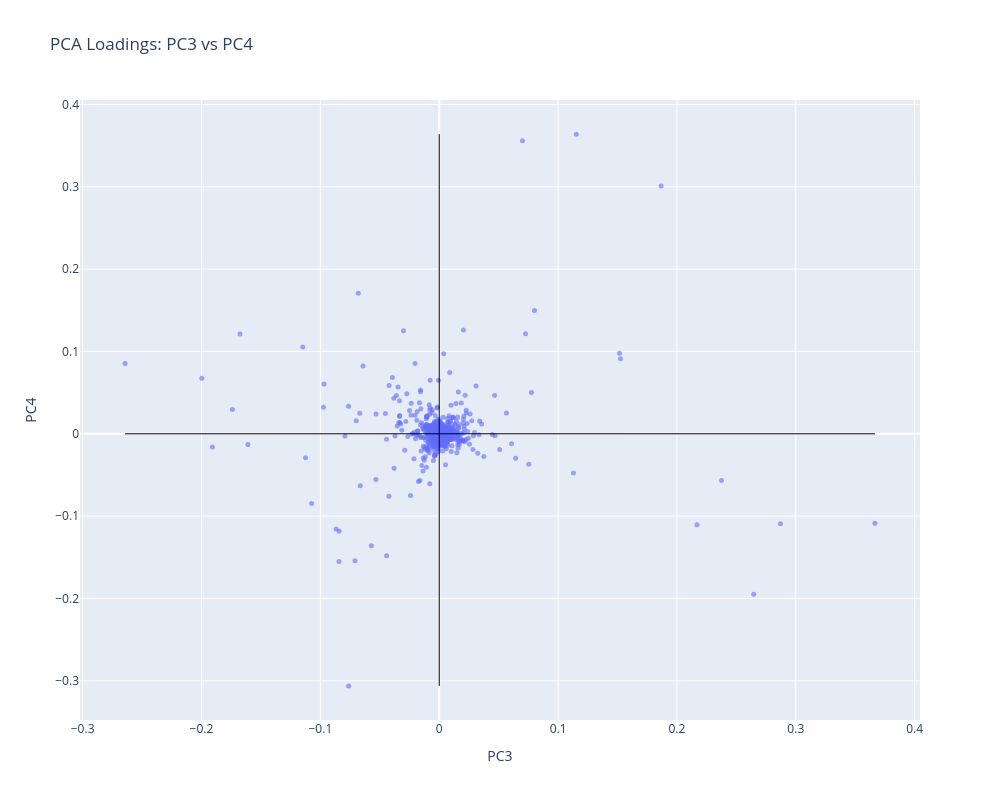

This figure's notebook cell:
### Code cell
fig_load = go.Figure()

fig_load.add_trace(
    go.Scatter(
        x=loadings_t["PC3"],
        y=loadings_t["PC4"],
        mode="markers",
        marker=dict(size=5, opacity=0.6),
        text=loadings_t["Term"],
        hovertemplate=
            "Term: %{text}<br>"
            "PC3: %{x:.3f}<br>"
            "PC4: %{y:.3f}<extra></extra>"
    )
)

# Quadrant lines
fig_load.add_shape(
    type="line",
    x0=0, x1=0,
    y0=loadings_t["PC4"].min(),
    y1=loadings_t["PC4"].max(),
    line=dict(color="black", width=1)
)

fig_load.add_shape(
    type="line",
    y0=0, y1=0,
    x0=loadings_t["PC3"].min(),
    x1=loadings_t["PC3"].max(),
    line=dict(color="black", width=1)
)

fig_load.update_layout(
    title="PCA Loadings: PC3 vs PC4",
    xaxis_title="PC3",
    yaxis_title="PC4",
    width=1000,
    height=800
)

fig_load

### Figure 1 — Plotly figure (JSON) as saved in the notebook; plotly's stock layout.template omitted (floating-point values rounded to 4 significant figures; data arrays with more than 128 entries replaced by an {"elided": "..."} marker saying what was removed)
{"data": [{"hovertemplate": "Term: %{text}<br>PC3: %{x:.3f}<br>PC4: %{y:.3f}<extra></extra>", "marker": {"opacity": 0.6, "size": 5}, "mode": "markers", "text": {"elided": "1000 str values"}, "type": "scatter", "x": {"elided": "1000 float values"}, "y": {"elided": "1000 float values"}}], "layout": {"height": 800, "shapes": [{"line": {"color": "black", "width": 1}, "type": "line", "x0": 0, "x1": 0, "y0": -0.3062, "y1": 0.364}, {"line": {"color": "black", "width": 1}, "type": "line", "x0": -0.2642, "x1": 0.3665, "y0": 0, "y1": 0}], "title": {"text": "PCA Loadings: PC3 vs PC4"}, "width": 1000, "xaxis": {"title": {"text": "PC3"}}, "yaxis": {"title": {"text": "PC4"}}}}
